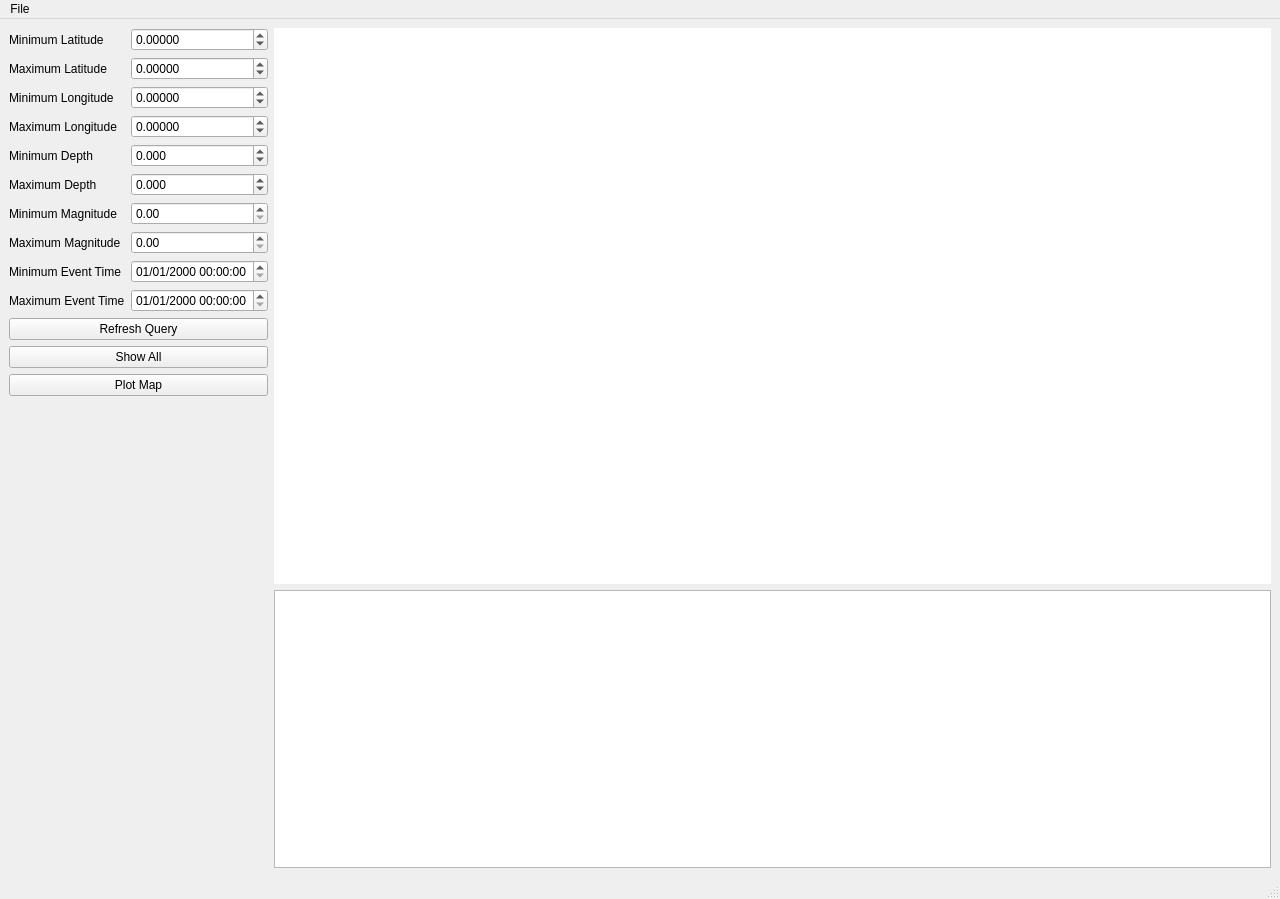
<?xml version="1.0" encoding="UTF-8"?>
<ui version="4.0">
 <class>MainWindow</class>
 <widget class="QMainWindow" name="MainWindow">
  <property name="geometry">
   <rect>
    <x>0</x>
    <y>0</y>
    <width>1280</width>
    <height>899</height>
   </rect>
  </property>
  <property name="sizePolicy">
   <sizepolicy hsizetype="Expanding" vsizetype="Preferred">
    <horstretch>0</horstretch>
    <verstretch>0</verstretch>
   </sizepolicy>
  </property>
  <property name="minimumSize">
   <size>
    <width>0</width>
    <height>0</height>
   </size>
  </property>
  <property name="windowTitle">
   <string>MainWindow</string>
  </property>
  <widget class="QWidget" name="centralwidget">
   <property name="sizePolicy">
    <sizepolicy hsizetype="Expanding" vsizetype="Preferred">
     <horstretch>0</horstretch>
     <verstretch>0</verstretch>
    </sizepolicy>
   </property>
   <layout class="QHBoxLayout" name="horizontalLayout">
    <item>
     <layout class="QFormLayout" name="formLayout">
      <property name="leftMargin">
       <number>0</number>
      </property>
      <item row="0" column="0">
       <widget class="QLabel" name="label_2">
        <property name="text">
         <string>Minimum Latitude</string>
        </property>
       </widget>
      </item>
      <item row="0" column="1">
       <widget class="QDoubleSpinBox" name="minLat">
        <property name="sizePolicy">
         <sizepolicy hsizetype="Preferred" vsizetype="Fixed">
          <horstretch>0</horstretch>
          <verstretch>0</verstretch>
         </sizepolicy>
        </property>
        <property name="decimals">
         <number>5</number>
        </property>
        <property name="minimum">
         <double>-90.000000000000000</double>
        </property>
        <property name="maximum">
         <double>90.000000000000000</double>
        </property>
       </widget>
      </item>
      <item row="1" column="0">
       <widget class="QLabel" name="label_3">
        <property name="text">
         <string>Maximum Latitude</string>
        </property>
       </widget>
      </item>
      <item row="1" column="1">
       <widget class="QDoubleSpinBox" name="maxLat">
        <property name="sizePolicy">
         <sizepolicy hsizetype="Preferred" vsizetype="Fixed">
          <horstretch>0</horstretch>
          <verstretch>0</verstretch>
         </sizepolicy>
        </property>
        <property name="decimals">
         <number>5</number>
        </property>
        <property name="minimum">
         <double>-90.000000000000000</double>
        </property>
        <property name="maximum">
         <double>90.000000000000000</double>
        </property>
       </widget>
      </item>
      <item row="2" column="0">
       <widget class="QLabel" name="label_4">
        <property name="text">
         <string>Minimum Longitude</string>
        </property>
       </widget>
      </item>
      <item row="2" column="1">
       <widget class="QDoubleSpinBox" name="minLon">
        <property name="sizePolicy">
         <sizepolicy hsizetype="Preferred" vsizetype="Fixed">
          <horstretch>0</horstretch>
          <verstretch>0</verstretch>
         </sizepolicy>
        </property>
        <property name="decimals">
         <number>5</number>
        </property>
        <property name="minimum">
         <double>-180.000000000000000</double>
        </property>
        <property name="maximum">
         <double>180.000000000000000</double>
        </property>
       </widget>
      </item>
      <item row="3" column="0">
       <widget class="QLabel" name="label_5">
        <property name="text">
         <string>Maximum Longitude</string>
        </property>
       </widget>
      </item>
      <item row="3" column="1">
       <widget class="QDoubleSpinBox" name="maxLon">
        <property name="sizePolicy">
         <sizepolicy hsizetype="Preferred" vsizetype="Fixed">
          <horstretch>0</horstretch>
          <verstretch>0</verstretch>
         </sizepolicy>
        </property>
        <property name="decimals">
         <number>5</number>
        </property>
        <property name="minimum">
         <double>-180.000000000000000</double>
        </property>
        <property name="maximum">
         <double>180.000000000000000</double>
        </property>
       </widget>
      </item>
      <item row="4" column="0">
       <widget class="QLabel" name="label_6">
        <property name="text">
         <string>Minimum Depth</string>
        </property>
       </widget>
      </item>
      <item row="4" column="1">
       <widget class="QDoubleSpinBox" name="minDepth">
        <property name="sizePolicy">
         <sizepolicy hsizetype="Preferred" vsizetype="Fixed">
          <horstretch>0</horstretch>
          <verstretch>0</verstretch>
         </sizepolicy>
        </property>
        <property name="decimals">
         <number>3</number>
        </property>
        <property name="minimum">
         <double>-2000.000000000000000</double>
        </property>
        <property name="maximum">
         <double>900000.000000000000000</double>
        </property>
       </widget>
      </item>
      <item row="5" column="0">
       <widget class="QLabel" name="label_7">
        <property name="text">
         <string>Maximum Depth</string>
        </property>
       </widget>
      </item>
      <item row="5" column="1">
       <widget class="QDoubleSpinBox" name="maxDepth">
        <property name="sizePolicy">
         <sizepolicy hsizetype="Preferred" vsizetype="Fixed">
          <horstretch>0</horstretch>
          <verstretch>0</verstretch>
         </sizepolicy>
        </property>
        <property name="styleSheet">
         <string notr="true"/>
        </property>
        <property name="decimals">
         <number>3</number>
        </property>
        <property name="minimum">
         <double>-2000.000000000000000</double>
        </property>
        <property name="maximum">
         <double>9000000.000000000000000</double>
        </property>
        <property name="value">
         <double>0.000000000000000</double>
        </property>
       </widget>
      </item>
      <item row="6" column="0">
       <widget class="QLabel" name="label_8">
        <property name="text">
         <string>Minimum Magnitude</string>
        </property>
       </widget>
      </item>
      <item row="7" column="0">
       <widget class="QLabel" name="label_9">
        <property name="text">
         <string>Maximum Magnitude</string>
        </property>
       </widget>
      </item>
      <item row="7" column="1">
       <widget class="QDoubleSpinBox" name="maxMag">
        <property name="sizePolicy">
         <sizepolicy hsizetype="Preferred" vsizetype="Fixed">
          <horstretch>0</horstretch>
          <verstretch>0</verstretch>
         </sizepolicy>
        </property>
        <property name="maximum">
         <double>10.000000000000000</double>
        </property>
       </widget>
      </item>
      <item row="8" column="0">
       <widget class="QLabel" name="label_10">
        <property name="text">
         <string>Minimum Event Time</string>
        </property>
       </widget>
      </item>
      <item row="8" column="1">
       <widget class="QDateTimeEdit" name="minOrig">
        <property name="sizePolicy">
         <sizepolicy hsizetype="Preferred" vsizetype="Fixed">
          <horstretch>0</horstretch>
          <verstretch>0</verstretch>
         </sizepolicy>
        </property>
        <property name="displayFormat">
         <string>dd/MM/yyyy HH:mm:ss</string>
        </property>
       </widget>
      </item>
      <item row="9" column="0">
       <widget class="QLabel" name="label_11">
        <property name="text">
         <string>Maximum Event Time</string>
        </property>
       </widget>
      </item>
      <item row="9" column="1">
       <widget class="QDateTimeEdit" name="maxOrig">
        <property name="sizePolicy">
         <sizepolicy hsizetype="Preferred" vsizetype="Fixed">
          <horstretch>0</horstretch>
          <verstretch>0</verstretch>
         </sizepolicy>
        </property>
        <property name="displayFormat">
         <string>dd/MM/yyyy HH:mm:ss</string>
        </property>
       </widget>
      </item>
      <item row="10" column="0" colspan="2">
       <widget class="QPushButton" name="btnRefreshQuery">
        <property name="text">
         <string>Refresh Query</string>
        </property>
       </widget>
      </item>
      <item row="11" column="0" colspan="2">
       <widget class="QPushButton" name="btnShowAll">
        <property name="text">
         <string>Show All</string>
        </property>
       </widget>
      </item>
      <item row="12" column="0" colspan="2">
       <widget class="QPushButton" name="PlotMapBtn">
        <property name="text">
         <string>Plot Map</string>
        </property>
       </widget>
      </item>
      <item row="6" column="1">
       <widget class="QDoubleSpinBox" name="minMag">
        <property name="sizePolicy">
         <sizepolicy hsizetype="Preferred" vsizetype="Fixed">
          <horstretch>0</horstretch>
          <verstretch>0</verstretch>
         </sizepolicy>
        </property>
        <property name="maximum">
         <double>10.990000000000000</double>
        </property>
       </widget>
      </item>
     </layout>
    </item>
    <item>
     <layout class="QVBoxLayout" name="verticalLayout" stretch="2,1">
      <item>
       <widget class="MatplotlibWidget" name="map_widget" native="true">
        <property name="sizePolicy">
         <sizepolicy hsizetype="Expanding" vsizetype="Preferred">
          <horstretch>0</horstretch>
          <verstretch>0</verstretch>
         </sizepolicy>
        </property>
        <property name="minimumSize">
         <size>
          <width>0</width>
          <height>57</height>
         </size>
        </property>
        <property name="styleSheet">
         <string notr="true">background-color: rgb(255, 255, 255);</string>
        </property>
       </widget>
      </item>
      <item>
       <widget class="QTableView" name="tableView"/>
      </item>
     </layout>
    </item>
   </layout>
  </widget>
  <widget class="QMenuBar" name="menubar">
   <property name="geometry">
    <rect>
     <x>0</x>
     <y>0</y>
     <width>1280</width>
     <height>22</height>
    </rect>
   </property>
   <widget class="QMenu" name="menuFile">
    <property name="title">
     <string>File</string>
    </property>
    <addaction name="actionRead_hyp_folder"/>
    <addaction name="actionRead_last_location"/>
   </widget>
   <addaction name="menuFile"/>
  </widget>
  <widget class="QStatusBar" name="statusbar"/>
  <action name="actionRead_hyp_folder">
   <property name="text">
    <string>Read hyp folder</string>
   </property>
  </action>
  <action name="actionRead_last_location">
   <property name="text">
    <string>Read last location</string>
   </property>
  </action>
 </widget>
 <customwidgets>
  <customwidget>
   <class>MatplotlibWidget</class>
   <extends>QWidget</extends>
   <header>isp/db/map_class/clases_mpl_pyqt</header>
   <container>1</container>
  </customwidget>
 </customwidgets>
 <resources/>
 <connections/>
</ui>
